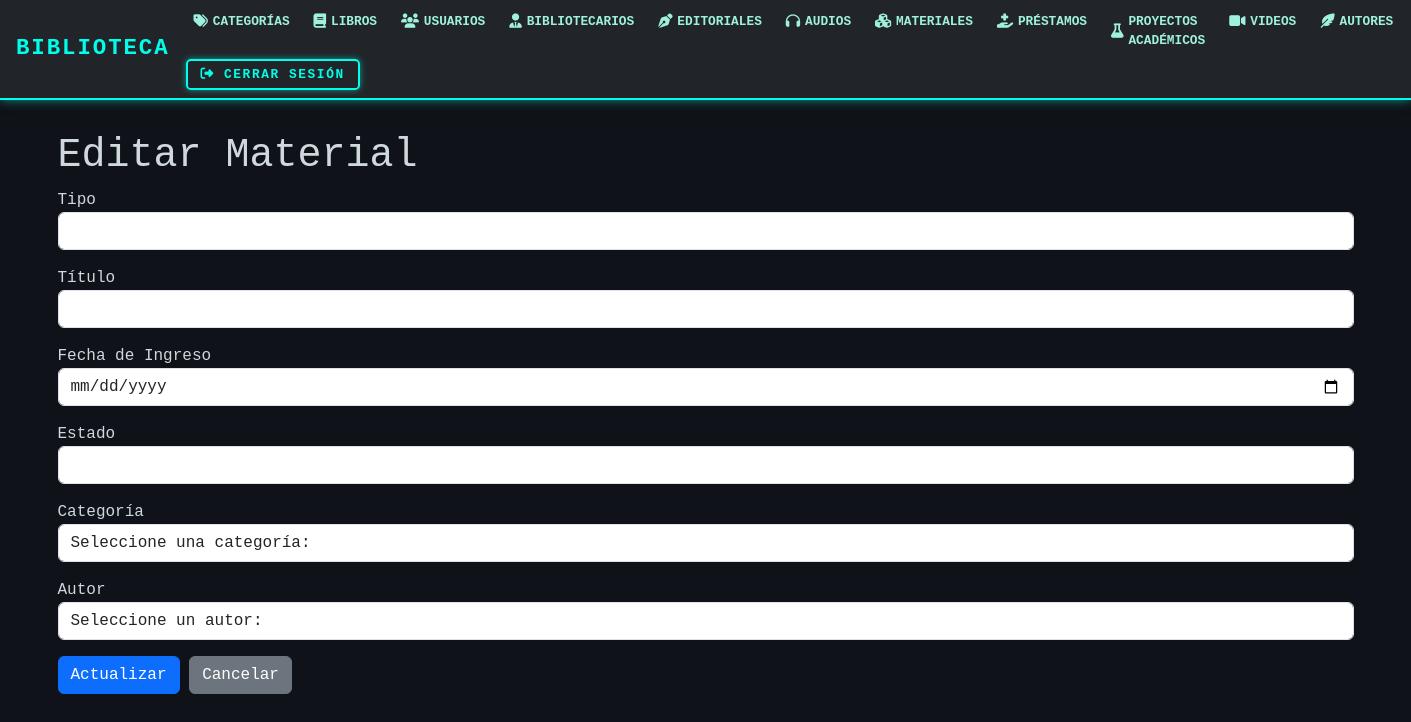
/materiales/edit/4, run on an earlier commit of the app's database.
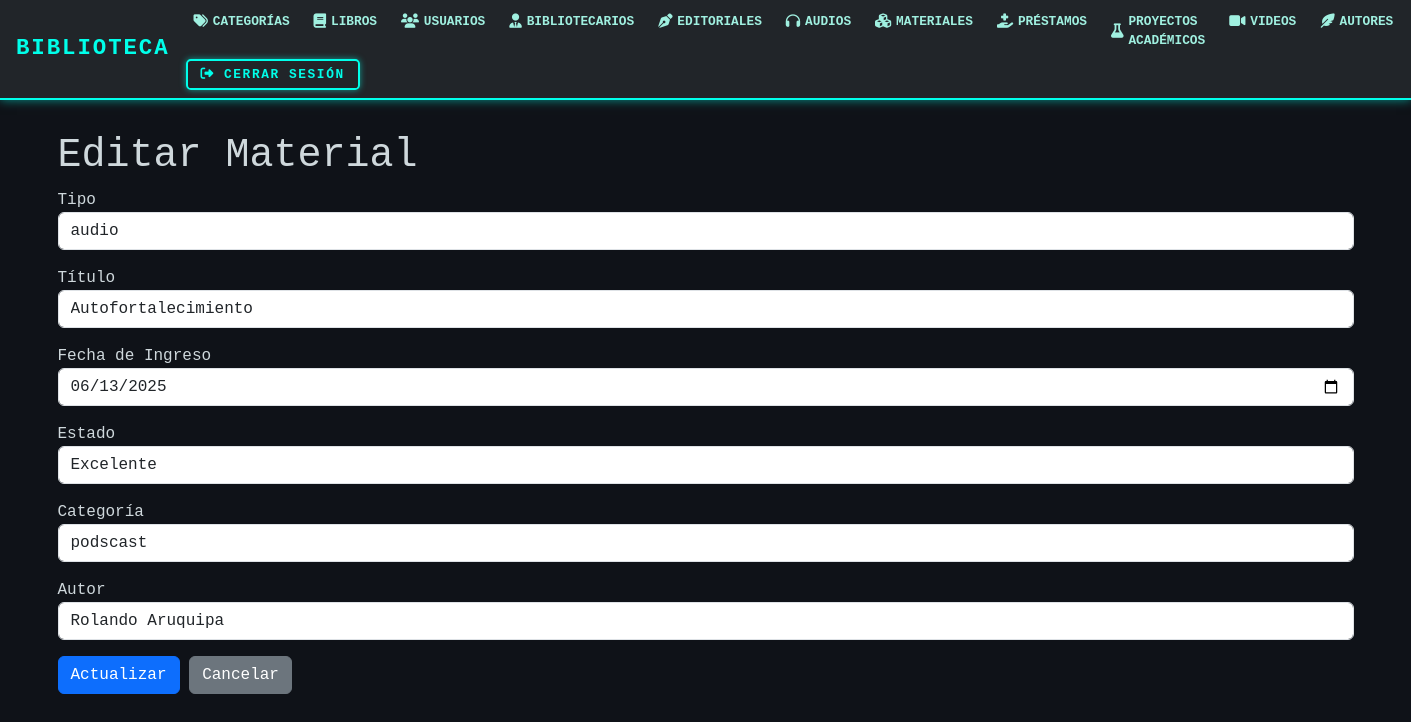
And on a later commit of the database.
### models/material_model.py (models this page shows, shortened)
class Material(db.Model):
    __tablename__ = 'materiales'
    id_material = db.Column(db.Integer, primary_key=True)
    tipo = db.Column(db.String(50), nullable=False)
    titulo = db.Column(db.String(100), nullable=False)
    fecha_ingreso = db.Column(db.String(20), nullable=False)
    estado = db.Column(db.String(20), nullable=False)
    id_categoria = db.Column(db.Integer, db.ForeignKey('categoria.id_cat'),nullable=False)
    id_autor = db.Column(db.Integer, db.ForeignKey('autores.id_autor'), nullable=False)
    categoria = db.relationship('Categoria', back_populates='materiales')
    libro = db.relationship('Libro', back_populates='material')
    autor = db.relationship('Autores', back_populates='materiales')
    audio = db.relationship('Audio', back_populates = 'material')
    proyecto_academico = db.relationship('Proyecto', back_populates='material')
    video = db.relationship('Video', back_populates='material')
    @staticmethod
    def get_by_id(id_material):
        return Material.query.get(id_material)

### models/categoria_model.py (models this page shows, shortened)
class Categoria(db.Model):
    __tablename__ = "categoria"
    id_cat = db.Column(db.Integer, primary_key=True)
    nombre = db.Column(db.String(50), nullable=False)
    materiales = db.relationship('Material', back_populates='categoria')

### models/autores_model.py (models this page shows, shortened)
class Autores(db.Model):
    __tablename__ = "autores"
    id_autor = db.Column(db.Integer,primary_key=True)
    nombre = db.Column(db.String(150),nullable=False)
    materiales = db.relationship('Material', back_populates='autor')

### controllers/material_controllers.py (the view, shortened to what this page needs)
@material_bp.route("/edit/<int:id_material>", methods=['GET', 'POST'])
def edit(id_material):
    material = Material.get_by_id(id_material)
    categorias = Categoria.query.all()
    autores = Autores.query.all()
    return material_view.edit(material=material, categorias=categorias, autores=autores)

### views/material_view.py (called while the page is built)
def edit(material, categorias, autores):
    return render_template('materiales/edit.html', material=material, categorias=categorias, autores=autores)

### templates/materiales/edit.html (shortened to what this page needs)
{% extends 'base.html' %}
{% block content %}
    <h1>Editar Material</h1>
    <form method="post">
        <div class="mb-3">
            <label>Tipo</label>
            <input type="text" name="tipo" class="form-control" value="{{ material.tipo }}" required>
        </div>
        <div class="mb-3">
            <label>Título</label>
            <input type="text" name="titulo" class="form-control" value="{{ material.titulo }}" required>
        </div>
        <div class="mb-3">
            <label>Fecha de Ingreso</label>
            <input type="date" name="fecha_ingreso" class="form-control" value="{{ material.fecha_ingreso }}" required>
        </div>
        <div class="mb-3">
            <label>Estado</label>
            <input type="text" name="estado" class="form-control" value="{{ material.estado }}" required>
        </div>
        <div class="mb-3">
            <label>Categoría</label>
            <select name="id_categoria" class="form-control" required>
                <option value="">Seleccione una categoría:</option>
                {% for categoria in categorias %}
                    <option value="{{categoria.id_cat}}"  {% if categoria.id_cat== material.id_categoria %} selected {% endif %}>{{categoria.nombre}}</option>
                {% endfor %}
            </select>
        </div>
        <div class="mb-3">
            <label>Autor</label>
            <select name="id_autor" class="form-control" required>
                <option value="">Seleccione un autor:</option>
                {% for autor in autores %}
                    <option value="{{autor.id_autor}}"  {% if autor.id_autor== material.id_autor %} selected {% endif %}>{{autor.nombre}}</option>
                {% endfor %}
            </select>
        </div>
        <button type="submit" class="btn btn-primary">Actualizar</button>
        <a href="{{ url_for('material.index') }}" class="btn btn-secondary">Cancelar</a>
    </form>
{% endblock %}

What changed in the data, as far as the page shows it:
added Material: tipo "audio", titulo "Autofortalecimiento", fecha_ingreso "06/13/2025", estado "Excelente", id_categoria "podscast", id_autor "Rolando Aruquipa"
Also different on the page:
form field id_categoria: "Seleccione una categoría:" → (not shown)
form field id_autor: "Seleccione un autor:" → (not shown)
